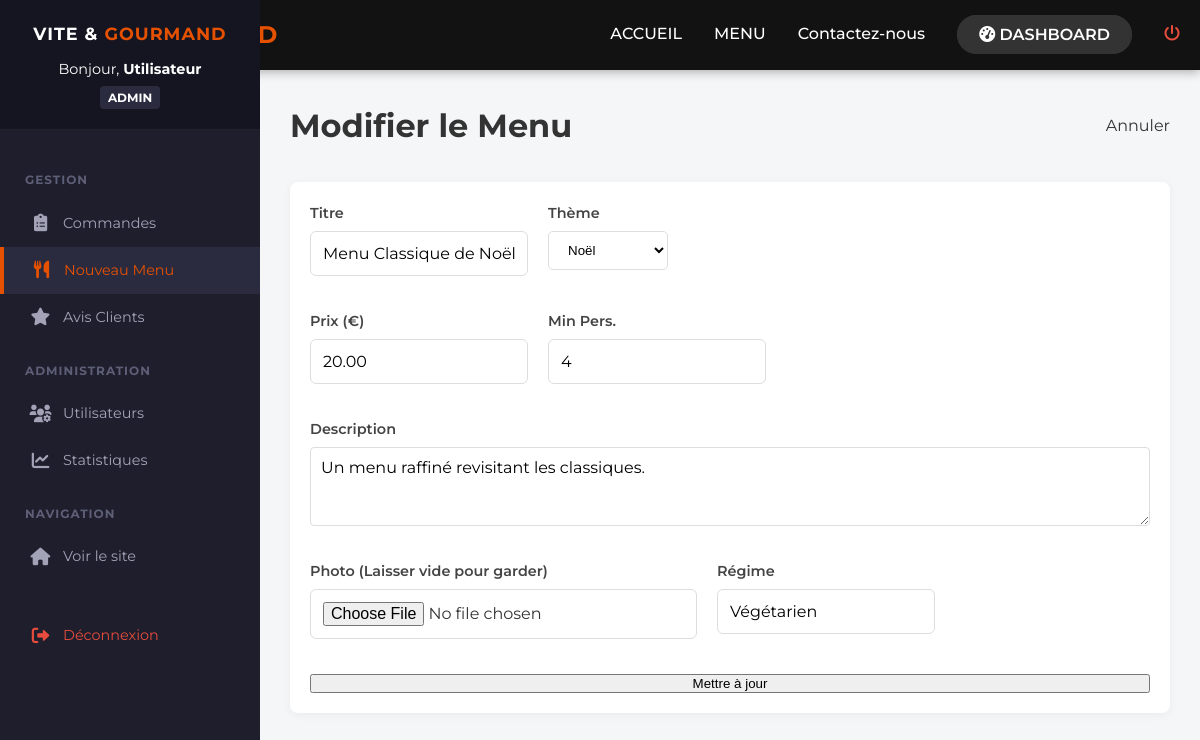
The page /app/admin-menu-form.php?id=1 (signed in) on the database its author committed.
### tables this page shows
CREATE TABLE menus (
    id INT AUTO_INCREMENT PRIMARY KEY,
    titre VARCHAR(100) NOT NULL,
    description TEXT,
    prix DECIMAL(10,2) NOT NULL,
    min_pers INT DEFAULT 4,
    stock INT DEFAULT 0,
    theme VARCHAR(50),  
    regime VARCHAR(50),  
    photo VARCHAR(255),
    delai_commande VARCHAR(100) DEFAULT '48h à l''avance',
    est_visible BOOLEAN DEFAULT TRUE
);

### app/classes/Database.php (called while the page is built)
<?php
class Database {
    private $host = 'db';
    private $dbname = 'vite_gourmand';
    private $username = 'root';
    private $password = 'root';
    public $pdo;
    public function __construct() {
        try {
            $this->pdo = new PDO("mysql:host={$this->host};dbname={$this->dbname};charset=utf8mb4", $this->username, $this->password);
            $this->pdo->setAttribute(PDO::ATTR_ERRMODE, PDO::ERRMODE_EXCEPTION);
            $this->pdo->setAttribute(PDO::ATTR_DEFAULT_FETCH_MODE, PDO::FETCH_ASSOC);
        } catch (PDOException $e) {
            die("Erreur de connexion : " . $e->getMessage());
        }
    }
    public function getPdo() {
        return $this->pdo;
    }
}

### app/config/init.php (called while the page is built, shortened)
<?php
$db = new Database();
?>

### app/classes/MenuManager.php (called while the page is built, shortened)
<?php
class MenuManager {
    private $db;
    public function __construct(Database $db) {
        $this->db = $db->getPdo();
    }
    public function getMenuById($id) {
        $stmt = $this->db->prepare("SELECT * FROM menus WHERE id = ?");
        $stmt->execute([$id]);
        return $stmt->fetch();
    }
}

### app/admin-menu-form.php (the view, shortened to what this page needs)
<?php
    require 'config/init.php';
    $menuManager = new MenuManager($db);
    $menuToEdit = null;
    $isEdit = false;
    if (isset($_GET['id'])) {
        $menuToEdit = $menuManager->getMenuById($_GET['id']);
        if ($menuToEdit) $isEdit = true;
    }
    include 'header.php';
?>
<div class="admin-layout">
    <aside class="sidebar">
        <?php include 'includes/sidebar-admin.php'; ?>
    </aside>
    <main class="admin-content">
        <div class="content-header">
            <h1><?php echo $isEdit ? "Modifier le Menu" : "Nouveau Menu"; ?></h1>
            <a href="menu.php" class="btn-secondary">Annuler</a>
        </div>
        <div class="card-box">
            <form action="" method="POST" enctype="multipart/form-data" class="admin-form">
                <div class="form-row">
                    <div class="input-group">
                        <label>Titre</label>
                        <input type="text" name="titre" value="<?php echo $isEdit ? htmlspecialchars($menuToEdit['titre']) : ''; ?>" required>
                    </div>
                    <div class="input-group">
                        <label>Thème</label>
                        <select name="theme">
                            <?php $curr = $isEdit ? $menuToEdit['theme'] : ''; ?>
                            <option value="Noël" <?php if($curr=='Noël') echo 'selected'; ?>>Noël</option>
                        </select>
                    </div>
                </div>
                <div class="form-row">
                    <div class="input-group"><label>Prix (€)</label><input type="number" name="prix" step="0.01" value="<?php echo $isEdit ? $menuToEdit['prix'] : ''; ?>" required></div>
                    <div class="input-group"><label>Min Pers.</label><input type="number" name="min_pers" value="<?php echo $isEdit ? $menuToEdit['min_pers'] : '4'; ?>" required></div>
                </div>
                <div class="input-group"><label>Description</label><textarea name="description" rows="3"><?php echo $isEdit ? htmlspecialchars($menuToEdit['description']) : ''; ?></textarea></div>
                <div class="form-row">
                    <div class="input-group">
                        <label>Photo <?php echo $isEdit ? '(Laisser vide pour garder)' : ''; ?></label>
                        <input type="file" name="image" accept="image/*" <?php echo $isEdit ? '' : 'required'; ?>>
                    </div>
                    <div class="input-group"><label>Régime</label><input type="text" name="regime" value="<?php echo $isEdit ? htmlspecialchars($menuToEdit['regime']) : ''; ?>"></div>
                </div>
                <button type="submit" class="btn-primary width-100"><?php echo $isEdit ? "Mettre à jour" : "Enregistrer"; ?></button>
            </form>
        </div>
    </main>
</div>

### app/style.css (style rules this page uses)
:root { --primary: #E65100; --primary-hover: #ff6d00; --dark: #121212; --light: #F9F9F9; --white: #ffffff; --shadow: 0 4px 6px rgba(0, 0, 0, 0.1); --transition: all 0.3s ease; }
* { box-sizing: border-box; margin: 0; padding: 0; }
body { font-family: 'Montserrat', sans-serif; background-color: var(--white); color: #333; line-height: 1.6; }
a { text-decoration: none; color: inherit; transition: var(--transition); }
select { padding: 10px 15px; border: 1px solid #ddd; border-radius: 5px; background: white; cursor: pointer; }
.form-row { display: flex; gap: 20px; }
.input-group { margin-bottom: 1.2rem; display: flex; flex-direction: column; }
.input-group label { font-weight: 600; font-size: 0.9rem; margin-bottom: 6px; color: #444; }
.input-group input, .input-group textarea { padding: 12px; border: 1px solid #ddd; border-radius: 6px; font-size: 1rem; transition: border 0.3s; font-family: inherit; }
.admin-layout { display: flex; min-height: 100vh; background-color: #f4f6f8; }
.sidebar { width: 260px; background-color: #1e1e2d; color: white; flex-shrink: 0; }
.admin-content { flex-grow: 1; padding: 30px; }
.content-header { display: flex; justify-content: space-between; align-items: center; margin-bottom: 30px; }
.card-box { background: white; padding: 20px; border-radius: 8px; box-shadow: 0 2px 10px rgba(0,0,0,0.05); }
.width-100 { width: 100%; }
.admin-form { display: flex; flex-direction: column; gap: 15px; }
.admin-form textarea { width: 100%; border: 1px solid #ddd; padding: 10px; border-radius: 4px; }
.sidebar { width: 260px; background-color: #1e1e2d; color: #a2a3b7; flex-shrink: 0; display: flex; flex-direction: column; position: fixed; height: 100vh; left: 0; top: 0; overflow-y: auto; z-index: 1000; }
.admin-content { margin-left: 260px; flex-grow: 1; padding: 30px; width: calc(100% - 260px); }

### rows shown on the page
menus: titre "Menu Classique de Noël", theme "Noël", prix "20.00", min_pers "4", description "Un menu raffiné revisitant les classiques.", regime "Végétarien"

### other values the page prints
$prenom "Utilisateur"
$role "ADMIN"
